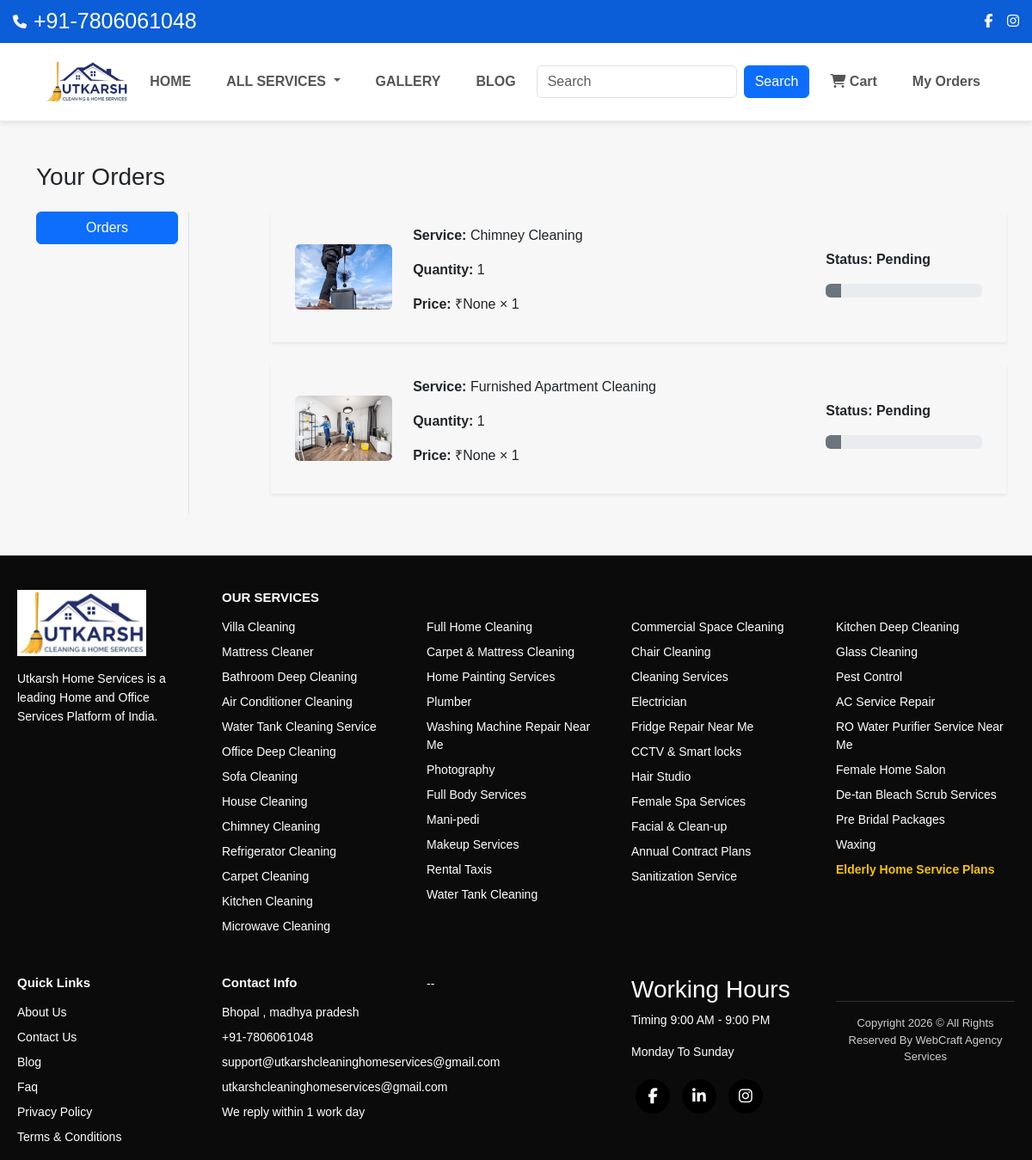
/orders/, run on an earlier commit of the app's database.
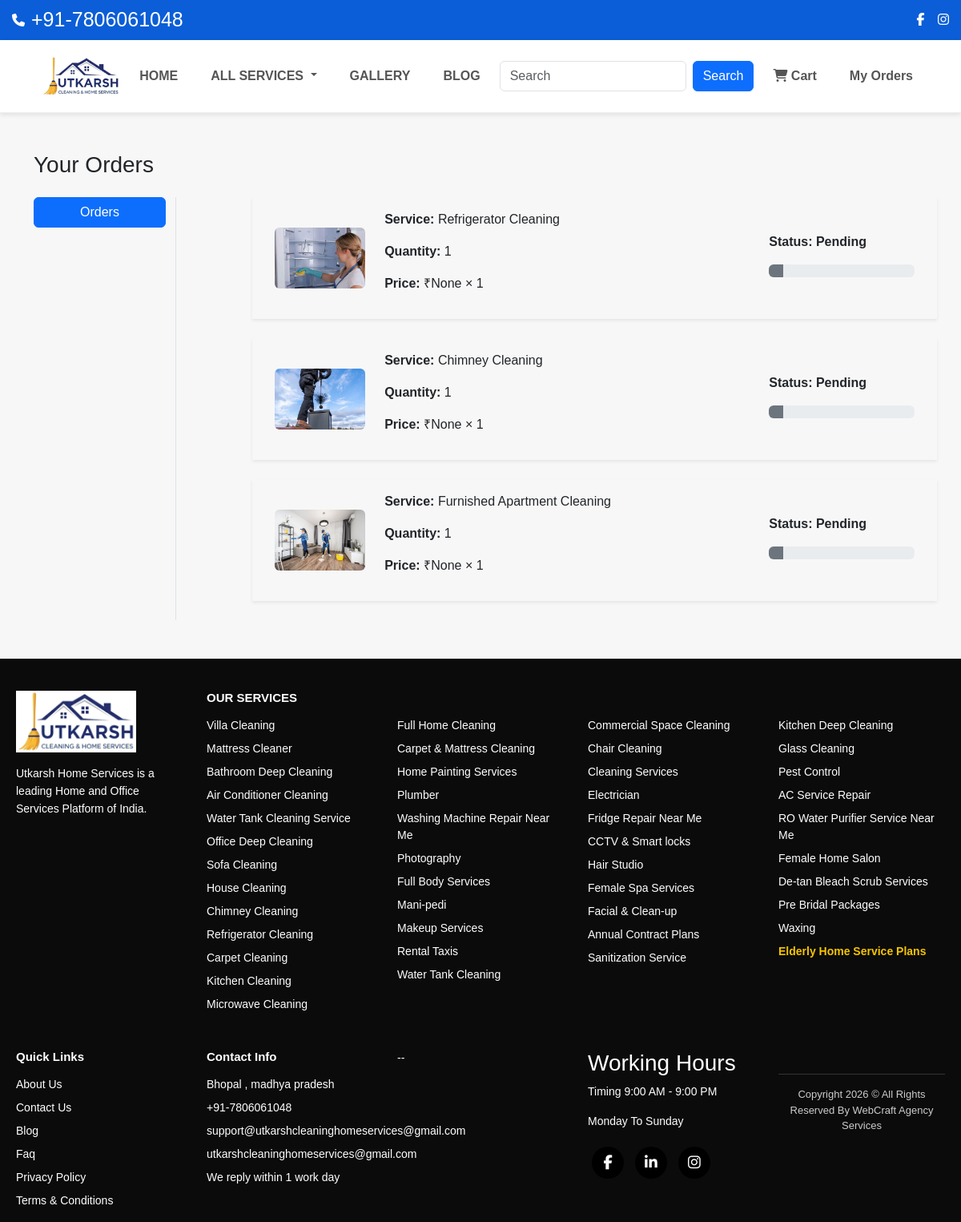
And on a later commit of the database.
### app/models.py (models this page shows, shortened)
class OrderPlaced(models.Model):
    STATUS_CHOICES = (
        ('pending', 'Pending'),
        ('accepted', 'Accepted'),
        ('cancelled', 'Cancelled'),
    )
    customer = models.ForeignKey(Customer, on_delete=models.CASCADE)
    product = models.ForeignKey(Product, on_delete=models.CASCADE)
    quantity = models.PositiveIntegerField(default=1)
    price = models.FloatField()
    status = models.CharField(max_length=20, choices=STATUS_CHOICES, default='pending')
    ordered_at = models.DateTimeField(auto_now_add=True)

class Product(models.Model):
    title = models.CharField(max_length=100)
    selling_price = models.FloatField(null=True, blank=True)
    discounted_price = models.FloatField(null=True, blank=True)
    description = models.TextField(blank=True)
    category = models.CharField(choices=CATEGORY_CHOICES, max_length=3)
    product_image = models.ImageField(upload_to='productimg', blank=True, null=True)
    is_service = models.BooleanField(default=False)

### app/views.py (the view)
# urls.py: path('orders/', views.orders, name='orders'),
def orders(request):
    orders = OrderPlaced.objects.filter(
        status='pending'
    ).order_by('-ordered_at')
    return render(request, 'app/orders.html', {
        'order_placed': orders
    })

### app/context_processors.py (called while the page is built)
def cart_count(request):
    if request.session.session_key:
        count = Cart.objects.filter(
            session_key=request.session.session_key
        ).count()
    else:
        count = 0
    return {
        'totalitem': count
    }

### app/templates/app/orders.html (shortened to what this page needs)
{% extends 'app/base.html' %}
{% load static %}
{% block main-content %}
<div class="container my-5">
  <div class="row">
    <h3 class="mb-4">Your Orders</h3>
    <div class="col-sm-2 border-end">
      <ul class="list-unstyled">
        <li class="d-grid mb-2">
          <a href="{% url 'orders' %}" class="btn btn-primary">Orders</a>
        </li>
      </ul>
    </div>
    <div class="col-sm-9 offset-sm-1">
      {% if order_placed %}
        {% for op in order_placed %}
        <div class="row shadow-sm mb-4 p-3 align-items-center">
          <div class="col-sm-2">
            <img src="{{ op.product.product_image.url }}"
                 class="img-fluid rounded"
                 alt="{{ op.product.title }}">
          </div>
          <div class="col-sm-7">
            <p><strong>Service:</strong> {{ op.product.title }}</p>
            <p><strong>Quantity:</strong> {{ op.quantity }}</p>
            <p>
              <strong>Price:</strong>
              ₹{{ op.product.discounted_price }} × {{ op.quantity }}
            </p>
          </div>
          <div class="col-sm-3 fw-bold">
            <p>Status: {{ op.status|title }}</p>
            {% if op.status == 'pending' %}
              <div class="progress mb-2">
                <div class="progress-bar bg-secondary"
                     role="progressbar"
                     style="width: 10%"
                     aria-valuenow="10"
                     aria-valuemin="0"
                     aria-valuemax="100">
                </div>
              </div>
            {% endif %}
          </div>
        </div>
        {% endfor %}
      {% else %}
        <p>No orders found.</p>
      {% endif %}
    </div>
  </div>
</div>
{% endblock main-content %}

### app/templates/app/base.html (shortened to what this page needs)
<!doctype html>
{% load static %}
<html lang="en">
<head>
  <link href="https://cdn.jsdelivr.net/npm/bootstrap@5.3.2/dist/css/bootstrap.min.css" rel="stylesheet">
  <link href="https://cdnjs.cloudflare.com/ajax/libs/font-awesome/6.4.2/css/all.min.css" rel="stylesheet">
  <link rel="stylesheet" href="{% static 'app/css/owl.carousel.min.css' %}">
  <link rel="stylesheet" href="{% static 'app/css/style.css' %}">
</head>
<body>
<div class="top-bar">
  <div class="top-container">
    <div class="top-phone">
      <i class="fa fa-phone"></i>
      <span class="number">+91-7806061048</span>
    </div>
    <div class="top-right">
      <a href="#"><i class="fab fa-facebook-f"></i></a>
      <a href="#"><i class="fab fa-instagram"></i></a>
    </div>
  </div>
</div>
<nav class="navbar navbar-expand-lg nakoda-navbar">
  <div class="container">
    <a class="navbar-brand" href="/">
      <img src="{% static 'app/images/banner/logo.jpg' %}" height="50">
    </a>
    <div class="collapse navbar-collapse" id="navbarSupportedContent">
      <ul class="navbar-nav me-auto">
        <li class="nav-item"><a class="nav-link" href="/">HOME</a></li>
         <li class="nav-item dropdown service-dropdown">
          <a class="nav-link dropdown-toggle" href="#" role="button">
            ALL SERVICES
          </a>
       </li>
        <li class="nav-item"><a class="nav-link" href="{% url 'gallery' %}">GALLERY</a></li>
        <li class="nav-item"><a class="nav-link" href="{% url 'blogs' %}">BLOG</a></li>
      </ul>
      <form class="d-flex me-3" method="get" action="{% url 'search' %}">
        <input class="form-control me-2" type="search" name="query" placeholder="Search">
        <button class="btn btn-primary">Search</button>
      </form>
      <ul class="navbar-nav">
        <li class="nav-item">
          <a class="nav-link" href="{% url 'cart' %}">
            <i class="fa-solid fa-cart-shopping"></i>
            Cart
          </a>
        </li>
        <li class="nav-item">
          <a class="nav-link" href="{% url 'orders' %}">
            My Orders
          </a>
        </li>
      </ul>
    </div>
  </div>
</nav>
{% block main-content %}{% endblock main-content %}
  <footer class="footer">
  <div class="footer-container">
    <div class="footer-col logo-col">
        <img src="{% static 'app/images/banner/logo.jpg' %}" alt="Utkarsh Home Services" class="footer-logo">
        <p>Utkarsh Home Services is a leading Home and Office Services Platform of India.</p>
    </div>
    <div class="footer-col">
      <h4>OUR SERVICES</h4>
      <ul>
        <li>Villa Cleaning</li>
        <li>Mattress Cleaner</li>
        <li>Bathroom Deep Cleaning</li>
        <li>Air Conditioner Cleaning</li>
        <li>Water Tank Cleaning Service</li>
        <li>Office Deep Cleaning</li>
        <li>Sofa Cleaning</li>
        <li>House Cleaning</li>
        <li>Chimney Cleaning</li>
        <li>Refrigerator Cleaning</li>
        <li>Carpet Cleaning</li>
        <li>Kitchen Cleaning</li>
        <li>Microwave Cleaning</li>
      </ul>
    </div>
    <div class="footer-col">
      <h4>&nbsp;</h4>
      <ul>
        <li>Full Home Cleaning</li>
        <li>Carpet & Mattress Cleaning</li>
        <li>Home Painting Services</li>
        <li>Plumber</li>
        <li>Washing Machine Repair Near Me</li>
        <li>Photography</li>
        <li>Full Body Services</li>
        <li>Mani-pedi</li>
        <li>Makeup Services</li>
        <li>Rental Taxis</li>
        <li>Water Tank Cleaning</li>
      </ul>
    </div>
    <div class="footer-col">
      <h4>&nbsp;</h4>
      <ul>
        <li>Commercial Space Cleaning</li>
        <li>Chair Cleaning</li>
        <li>Cleaning Services</li>
        <li>Electrician</li>
        <li>Fridge Repair Near Me</li>
        <li>CCTV & Smart locks</li>
        <li>Hair Studio</li>
        <li>Female Spa Services</li>
        <li>Facial & Clean-up</li>
        <li>Annual Contract Plans</li>
        <li>Sanitization Service</li>
      </ul>
    </div>
    <div class="footer-col">
      <h4>&nbsp;</h4>
      <ul>
        <li>Kitchen Deep Cleaning</li>
        <li>Glass Cleaning</li>
        <li>Pest Control</li>
        <li>AC Service Repair</li>
        <li>RO Water Purifier Service Near Me</li>
        <li>Female Home Salon</li>
        <li>De-tan Bleach Scrub Services</li>
        <li>Pre Bridal Packages</li>
        <li>Waxing</li>
        <li class="highlight">Elderly Home Service Plans</li>
      </ul>
    </div>
    <div class="footer-col">
      <h4>Quick Links</h4>
      <ul>
        <li>About Us</li>
        <li>Contact Us</li>
        <li>Blog</li>
        <li>Faq</li>
        <li>Privacy Policy</li>
        <li>Terms & Conditions</li>
      </ul>
    </div>
    <div class="footer-col">
      <h4>Contact Info</h4>
      <p>Bhopal , madhya pradesh</p>
      <p>+91-7806061048</p>
      <p>support@utkarshcleaninghomeservices@gmail.com</p>
      <p>utkarshcleaninghomeservices@gmail.com</p>
      <p>We reply within 1 work day</p>
    </div>
       --
    <div class="working-hours">
      <h3>Working Hours</h3>
      <p>Timing 9:00 AM - 9:00 PM</p>
      <p>Monday To Sunday</p>
    <div class="social-icons">
      <a href="#"><i class="fab fa-facebook-f"></i></a>
      <a href="#"><i class="fab fa-linkedin-in"></i></a>
      <a href="#"><i class="fab fa-instagram"></i></a>
    </div>
    </div>
  <div class="footer-bottom">
    <p>Copyright 2026 © All Rights Reserved By WebCraft Agency Services</p>
  </div>
</footer>
</body>
</html>

### app/static/app/css/style.css (style rules this page uses)
body { margin:0; font-family: Arial, sans-serif; background:#f5f5f5; }
* { margin:0; padding:0; box-sizing:border-box; font-family:'Poppins',sans-serif }
body { background:#e7ede8 }
nav { background:#fff; display:flex; justify-content:space-between; padding:15px 40px }
nav ul { list-style:none;display:flex;gap:25px }
nav ul li a { text-decoration:none;color:#333;font-weight:500 }
footer { background:#1e73be; color:#fff; padding:60px 20px 20px; font-size:14px; }
.footer-container { max-width:1200px; margin:auto; display:grid; grid-template-columns:repeat(auto-fit, minmax(220px,1fr)); gap:30px; text-align:left; }
.footer-bottom { border-top:1px solid #0c4d99; margin-top:40px; padding:15px; text-align:center; font-size:13px; color:#ccc }
* { margin: 0; padding: 0; box-sizing: border-box; font-family: Arial, sans-serif; }
body { background: #f7f7f7; }
.navbar { background: #fff; padding: 15px 40px; display: flex; justify-content: space-between; align-items: center; box-shadow: 0 2px 6px rgba(0,0,0,0.1); }

### app/templates/app/base.html (style rules this page uses)
.top-bar { background:#0b5ed7;color:#fff; }
.top-container { max-width:1320px;margin:auto;padding:6px 15px;display:flex;justify-content:space-between;align-items:center; }
.top-phone { display:flex;align-items:center;gap:8px; }
.top-phone .number { font-size:25px;font-weight:500; }
.top-right a { color:#fff;margin-left:12px; }
.nakoda-navbar { background:#fff;border-bottom:1px solid #eee;position:sticky;top:0;z-index:999; }
.navbar-nav .nav-link { font-weight:700;color:#555 !important; }
.footer { background:#0b0b0b;color:#fff;padding:40px 20px 0; }
.footer-container { display:grid;grid-template-columns:repeat(auto-fit,minmax(200px,1fr));gap:30px; }
.footer-bottom { text-align:center;padding:15px 0;border-top:1px solid #333;color:#ccc; }
.footer { background: #0b0b0b; color: #ffffff; padding: 40px 20px 0; font-family: Arial, sans-serif; }
.footer-container { display: grid; grid-template-columns: repeat(auto-fit, minmax(200px, 1fr)); gap: 30px; }
.footer-col h4 { margin-bottom: 15px; font-size: 15px; font-weight: bold; }
.footer-col ul { list-style: none; padding: 0; }
.footer-col ul li { font-size: 14px; margin-bottom: 8px; cursor: pointer; }
.footer-col p { font-size: 14px; margin-bottom: 8px; }
.logo-col p { margin-top: 15px; line-height: 1.6; }
.footer-logo { width: 150px; }
.highlight { color: #f5c400; font-weight: bold; }
.footer-bottom { border-top: 1px solid #333; margin-top: 30px; padding: 15px 0; text-align: center; font-size: 13px; color: #ccc; }
.social-icons a { display: inline-flex; align-items: center; justify-content: center; width: 40px; height: 40px; margin: 5px; border-radius: 50%; background: #000; color: #fff; text-decoration: none; font-size: 18px; }
.service-dropdown { position: relative; }

What changed in the data, as far as the page shows it:
added OrderPlaced: product.product_image (picture), product "Refrigerator Cleaning", quantity "1", product.discounted_price "None", status "Pending"
